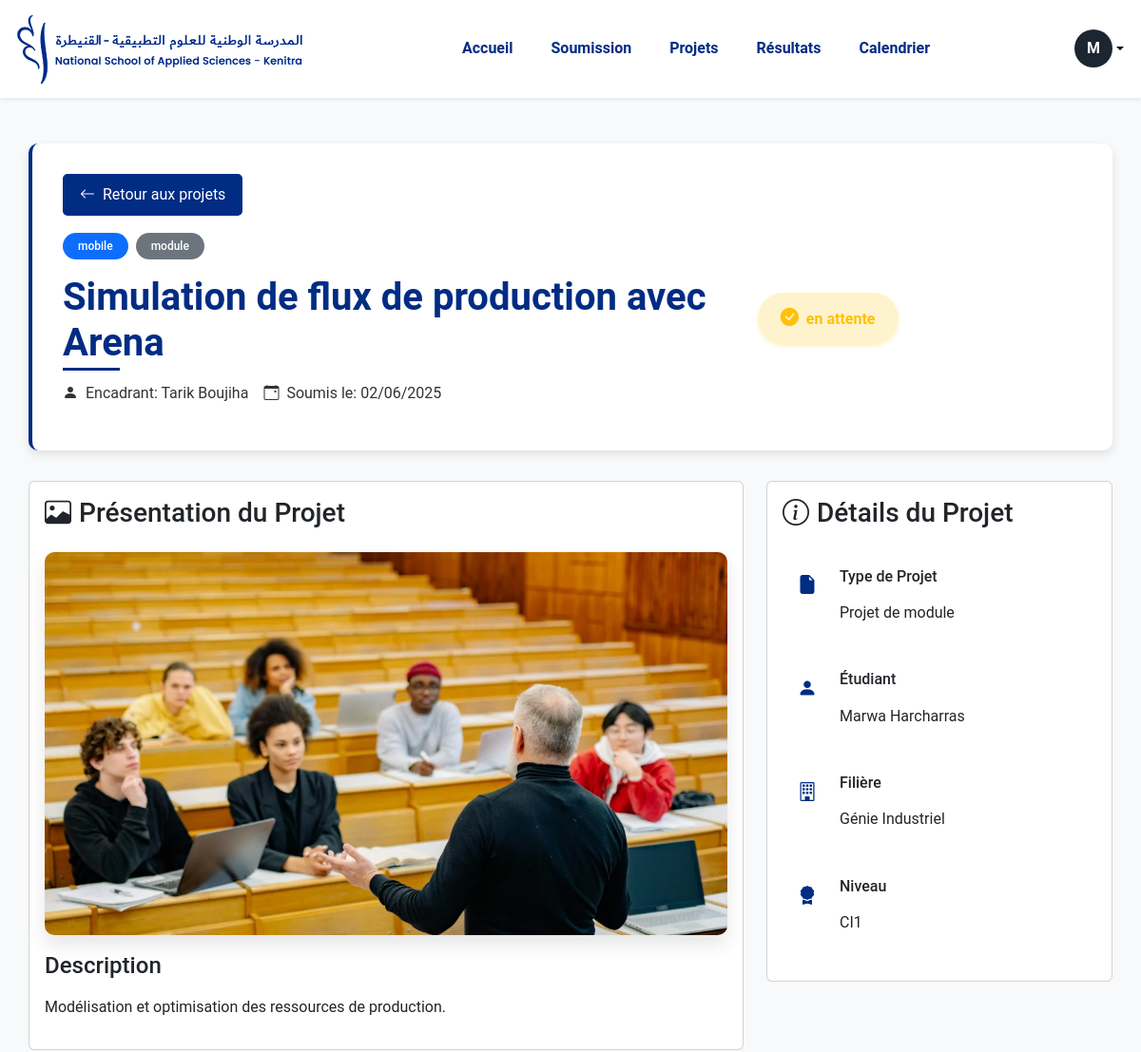
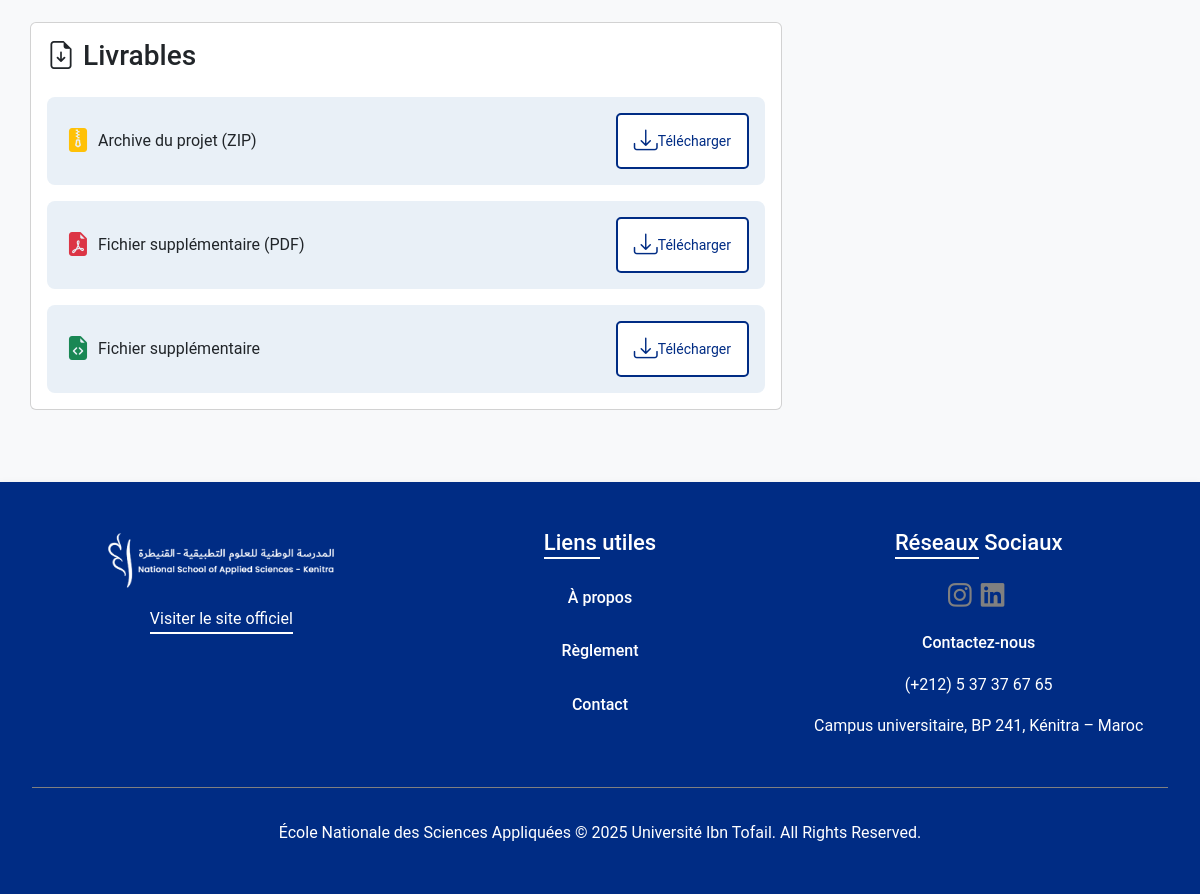
Page /student/page_chaque_projet_folder_vf/projet79.php (signed in) on the committed database (2 pictures, top to bottom).
### tables this page shows
CREATE TABLE `student` (
  `APOGEE` int(11) NOT NULL,
  `NOM` varchar(50) DEFAULT NULL,
  `PRENOM` varchar(50) DEFAULT NULL,
  `EMAIL_INST` varchar(100) DEFAULT NULL,
  `PASSWRD` varchar(255) DEFAULT NULL,
  `FILIERE` varchar(50) DEFAULT NULL,
  `NIV` varchar(20) DEFAULT NULL,
  `AVATAR` varchar(255) DEFAULT NULL,
  `IMG` varchar(255) DEFAULT NULL,
  `GOOGLE_ID` varchar(255) DEFAULT NULL
);

CREATE TABLE `project` (
  `ID_PROJECT` int(11) NOT NULL,
  `NOM` varchar(100) DEFAULT NULL,
  `DESCRIPTION` text DEFAULT NULL,
  `TYPE` varchar(50) DEFAULT NULL,
  `CATEGORIE` varchar(100) DEFAULT NULL,
  `FICHIER` varchar(255) DEFAULT NULL,
  `FILE1` varchar(255) DEFAULT NULL,
  `FILE2` varchar(255) DEFAULT NULL,
  `FILE3` varchar(255) DEFAULT NULL,
  `AIMER` int(11) DEFAULT NULL,
  `CLAP` int(11) DEFAULT NULL,
  `SUPPORT` int(11) DEFAULT NULL,
  `NOTE` decimal(4,2) DEFAULT NULL,
  `STATUT_STU` varchar(50) DEFAULT NULL,
  `COMENTS` text DEFAULT NULL,
  `IMG` varchar(255) DEFAULT NULL,
  `ID_PROF` int(11) DEFAULT NULL,
  `APOGEE` int(11) DEFAULT NULL,
  `DATE_DEP` date DEFAULT NULL,
  `SEMESTRE` varchar(100) DEFAULT NULL,
  `TECHNOLOGIE` varchar(500) DEFAULT NULL,
  `etat` varchar(120) DEFAULT NULL,
  `STATUT` varchar(100) DEFAULT NULL
);

CREATE TABLE `prof` (
  `ID_PROF` int(11) NOT NULL,
  `NOM` varchar(50) DEFAULT NULL,
  `PRENOM` varchar(50) DEFAULT NULL,
  `EMAIL` varchar(100) DEFAULT NULL,
  `DEPARTEMENT` varchar(100) DEFAULT NULL,
  `PASSWRD` varchar(255) DEFAULT NULL,
  `AVATAR` varchar(255) DEFAULT NULL,
  `IMG` varchar(255) DEFAULT NULL,
  `MOD_ENS` varchar(120) DEFAULT NULL,
  `POSTE` varchar(150) DEFAULT NULL,
  `GOOGLE_ID` varchar(255) DEFAULT NULL
);

### student/page_chaque_projet_folder_vf/projet79.php (the view, shortened to what this page needs)
<?php
require_once '../connexion_folder_vf/db_config.php';
try {
    $query = "SELECT IMG, PRENOM, AVATAR FROM student WHERE APOGEE = ?";
    $stmt = $conn->prepare($query);
    $stmt->execute([$_SESSION['APOGEE']]);
    $student = $stmt->fetch();
    $avatar_char = $student['AVATAR'] ?? substr($student['PRENOM'], 0, 1);
    $avatar_color = $_SESSION['AVATAR_COLOR'] ?? '#1B2631';
} catch (PDOException $e) {
    $profile_img = $_SESSION['PROFILE_IMG'] ?? null;
    $avatar_char = $_SESSION['AVATAR_CHAR'] ?? '?';
    $avatar_color = $_SESSION['AVATAR_COLOR'] ?? '#1B2631';
}
try {
$stmt = $conn->prepare("SELECT p.*, pr.NOM AS PROF_NOM, pr.PRENOM AS PROF_PRENOM,
s.NOM AS STUDENT_NOM, s.PRENOM AS STUDENT_PRENOM,
s.FILIERE AS STUDENT_FILIERE, s.NIV AS STUDENT_NIVEAU
FROM project p
JOIN prof pr ON p.ID_PROF = pr.ID_PROF
JOIN student s ON p.APOGEE = s.APOGEE
WHERE p.ID_PROJECT = ? AND p.APOGEE = ?");
    $stmt->execute([79, $_SESSION['APOGEE']]);
    $projet = $stmt->fetch(PDO::FETCH_ASSOC);
} catch (PDOException $e) {
    header("Location: ../projets_historique_folder_vf_projets/projets.php");
    exit();
}
?>
<!DOCTYPE html>
<html lang="fr">
<head>
    <link rel="stylesheet" href="https://cdn.jsdelivr.net/npm/bootstrap@5.3.3/dist/css/bootstrap.min.css">
    <link rel="stylesheet" href="https://cdn.jsdelivr.net/npm/bootstrap-icons@1.11.3/font/bootstrap-icons.min.css">
    <link rel="stylesheet" href="https://cdnjs.cloudflare.com/ajax/libs/font-awesome/6.5.0/css/all.min.css">
    <link rel="stylesheet" href="../calendrier_folder_vf/style.css">
</head>
<body>
    <header class="header-wrapper bg-white shadow-sm">
        <nav class="navbar navbar-expand-lg navbar-light container">
            <a class="navbar-brand logo" href="../projets_page_folder_vf_acceuil_esp_etudiant/home_student.php">
                <img src="../projets_page_folder_vf_acceuil_esp_etudiant/images/ensa_logo.png" alt="Logo ENSA">
            </a>
            <div class="collapse navbar-collapse justify-content-between" id="navbarNav">
                <ul class="navbar-nav nav-links">
                    <li class="nav-item"><a class="nav-link" href="../projets_page_folder_vf_acceuil_esp_etudiant/home_student.php">Accueil</a></li>
                    <li class="nav-item"><a class="nav-link" href="../soumission_folder_vf/soumission.php">Soumission</a></li>
                    <li class="nav-item"><a class="nav-link active" href="../projets_historique_folder_vf_projets/projets.php">Projets</a></li>
                    <li class="nav-item"><a class="nav-link" href="../resultats_folder_vf/resultats.php">Résultats</a></li>
                    <li class="nav-item"><a class="nav-link" href="../calendrier_folder_vf/calendrier.php">Calendrier</a></li>
                </ul>
            </div>
            <div class="d-flex align-items-center gap-3 links_container">
                <div class="dropdown">
                    <a href="#" class="d-flex align-items-center text-black text-decoration-none dropdown-toggle" id="dropdownUser" data-bs-toggle="dropdown" aria-expanded="false">
        <div class="avatar-circle" style="background-color: <?php echo htmlspecialchars($avatar_color); ?>; width:40px; height: 40px;">
            <?php echo htmlspecialchars($avatar_char); ?>
        </div>
</a>
                </div>
            </div>
        </nav>
    </header>
    <main class="container my-5">
        <div class="project-header">
            <a href="../projets_historique_folder_vf_projets/projets.php" class="btn btn-back">
                <i class="bi bi-arrow-left me-2"></i>Retour aux projets
            </a>
            <div class="row align-items-center">
                <div class="col-md-8">
                    <div class="d-flex align-items-center mb-3">
                        <span class="badge bg-primary me-2">mobile</span>
                        <span class="badge bg-secondary ">module</span>
                    </div>
                    <h1 class="mb-3">Simulation de flux de production avec Arena</h1>
                    <div class="d-flex flex-wrap gap-3 mb-3">
                        <div class="d-flex align-items-center">
                            <i class="bi bi-person-fill me-2"></i>
                            <span>Encadrant: <?= isset($projet['PROF_PRENOM']) ? $projet['PROF_PRENOM'] . ' ' . $projet['PROF_NOM'] : 'Non spécifié' ?></span>
                        </div>
                        <div class="d-flex align-items-center">
                            <i class="bi bi-calendar-event me-2"></i>
                            <span>Soumis le: 02/06/2025</span>
                        </div>
                    </div>
                </div>
                <div class="col-md-4">
                    <div class="project-status">
                        <div class="status-badge pending">
                            <i class="bi bi-check-circle-fill me-2"></i>
                            <?= $projet['STATUT_STU'] ?>
                        </div>
                    </div>
                </div>
            </div>
        </div>
        <div class="row">
            <div class="col-lg-8">
                <div class="card mb-4">
                    <div class="card-body">
                        <h3 class="card-title mb-4"><i class="bi bi-image me-2"></i>Présentation du Projet</h3>
                        <div class="project-image">
                            <img src="../../uploads/images/683d1d3792953_capes-externe-compte-seulement-1-28-candidat-poste-2024.webp" alt="Image du projet" class="img-fluid">
                        </div>
                        <div class="project-description">
                            <h4 class="mb-3">Description</h4>
                            <p> Modélisation et optimisation des ressources de production.
</p>
                        </div>
                    </div>
                </div>
                <div class="card mb-4">
                    <div class="card-body">
                        <h3 class="card-title mb-4"><i class="bi bi-file-earmark-arrow-down me-2"></i>Livrables</h3>
                        <div class="deliverables">
                            <div class="deliverable-item">
<i class="bi bi-file-zip-fill text-warning me-2"></i>
                                <span>Archive du projet (ZIP)</span>
                                <a href="../../uploads/projets/683d1d3791a87_documents de travailEXAM2022-2023.zip" class="btn btn-sm download_bouton ms-auto" download>
                                    <i class="bi bi-download"></i> Télécharger
                                </a>
                            </div>
                                                        <div class="deliverable-item">
                                <i class="bi bi-file-earmark-pdf-fill text-danger me-2"></i>
                                <span>Fichier supplémentaire (PDF)</span>
                                <a href="../../uploads/projets/683d1d3791fc6_chapitre-i-generalites-sur-les-lignes-de-transmissions-s6-3l-telecom.pdf" class="btn btn-sm download_bouton ms-auto" download>
                                    <i class="bi bi-download"></i> Télécharger
                                </a>
                            </div>                            <div class="deliverable-item">
                                <i class="bi bi-file-earmark-code-fill text-success me-2"></i>
                                <span>Fichier supplémentaire</span>
                                <a href="../../uploads/projets/683d1d3792581_modélisation.py" class="btn btn-sm download_bouton ms-auto" download>
                                    <i class="bi bi-download"></i> Télécharger
                                </a>
                            </div>
                        </div>
                    </div>
                </div>
            </div>
            <div class="col-lg-4">
                <div class="card mb-4">
                    <div class="card-body">
                        <h3 class="card-title mb-4"><i class="bi bi-info-circle me-2"></i>Détails du Projet</h3>
                        <div class="project-details">
                            <div class="detail-item">
                                <i class="bi bi-file-earmark-fill me-2"></i>
                                <div>
                                    <h6>Type de Projet</h6>
                                    <p>Projet de module</p>
                                </div>
                            </div>
                            <div class="detail-item">
                                <i class="bi bi-person-fill me-2"></i>
                                <div>
                                    <h6>Étudiant</h6>
                                     <p>Marwa Harcharras</p>
                                </div>
                            </div>
                            <div class="detail-item">
                                <i class="bi bi-building me-2"></i>
                                <div>
                                    <h6>Filière</h6>
        <p>Génie Industriel</p>
                                </div>
                            </div>
                            <div class="detail-item">
                                <i class="bi bi-award-fill me-2"></i>
                                <div>
                                    <h6>Niveau</h6>
        <p>CI1</p>
                                </div>
                            </div>
                        </div>
                    </div>
                </div>
            </div>
        </div>
    </main>
    <footer class="footer-wrapper">
        <div class="footer-section">
            <div class="footer-info">
                <img src="../projets_page_folder_vf_acceuil_esp_etudiant/images/LOGO-ENSA.png" alt="Logo ENSA">
                <p><a href="https://ensa.uit.ac.ma/" target="_blank" style="color: white;">Visiter le site officiel</a></p>
            </div>
            <div class="footer-links">
                <h3>Liens utiles</h3>
                <ul>
                    <li><a href="../projets_espaces_folder_vf_apropos/index.html">À propos</a></li>
                    <li><a href="../reglements_page_folder_vf/index.html">Règlement</a></li>
                    <li><a href="../contact_folder_vf/index.html">Contact</a></li>
                </ul>
            </div>
            <div class="footer-contact">
                <h3>Réseaux Sociaux</h3>
                <div class="footer_icons">
                    <a target="_blank" href="https://www.instagram.com/ensak.official" class="text-white"><i class="fab fa-instagram fa-lg"></i></a>
                    <a target="_blank" href="https://ma.linkedin.com/company/ensa-kenitra-official" class="text-white"><i class="fab fa-linkedin fa-lg"></i></a>
                </div>
                <a class="contact_link text-white" href="../contact_folder_vf/index.html">Contactez-nous</a>
                <p>(+212) 5 37 37 67 65</p>
                <p>Campus universitaire, BP 241, Kénitra – Maroc</p>
            </div>
        </div>
        <div class="footer-bottom">
            <p>École Nationale des Sciences Appliquées © 2025 Université Ibn Tofail. All Rights Reserved.</p>
        </div>
    </footer>
</body>
</html>

### rows in the picture
student: AVATAR "M"
project: ID_PROF.PRENOM "Tarik", ID_PROF.NOM "Boujiha", STATUT_STU "en attente"
